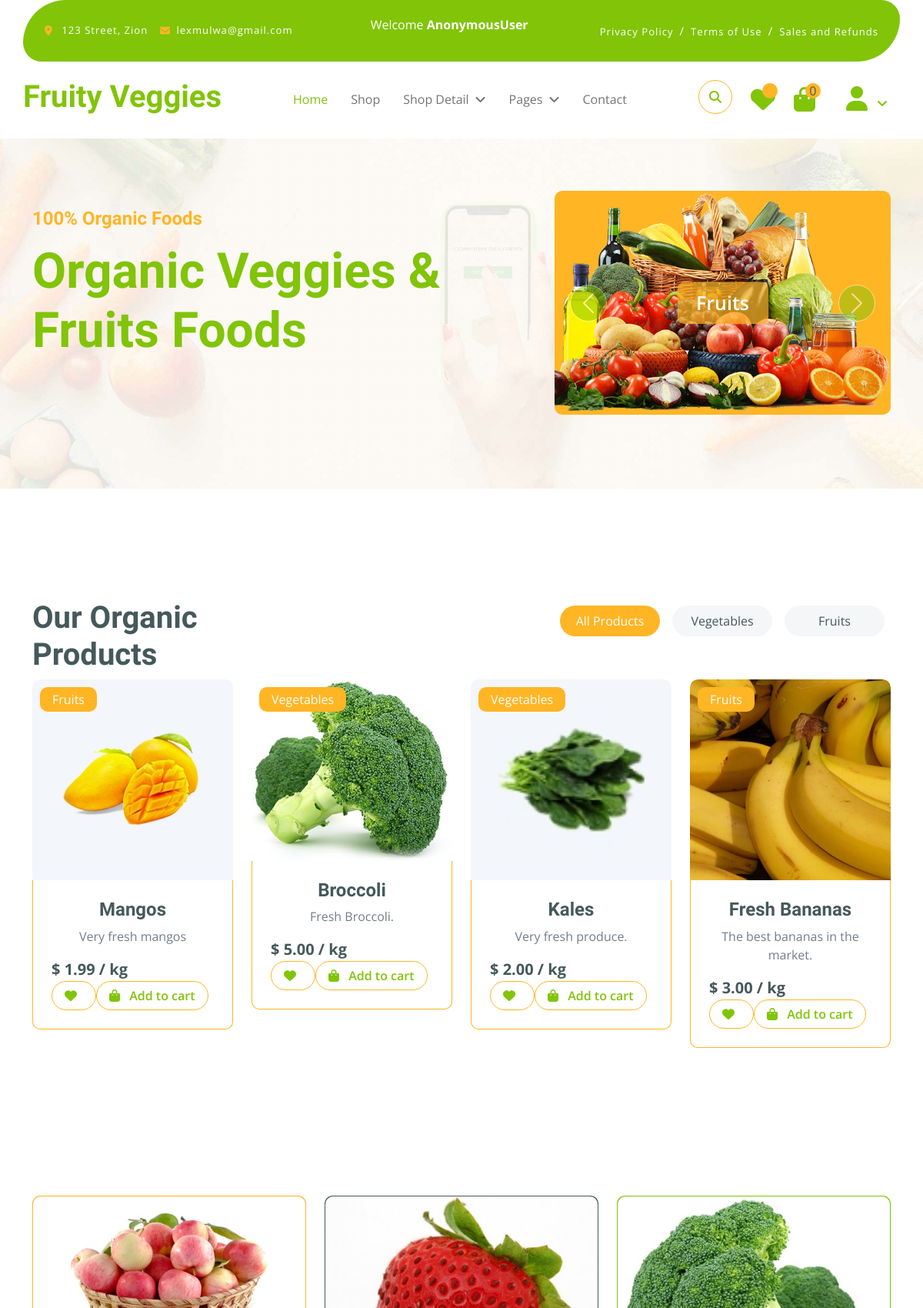
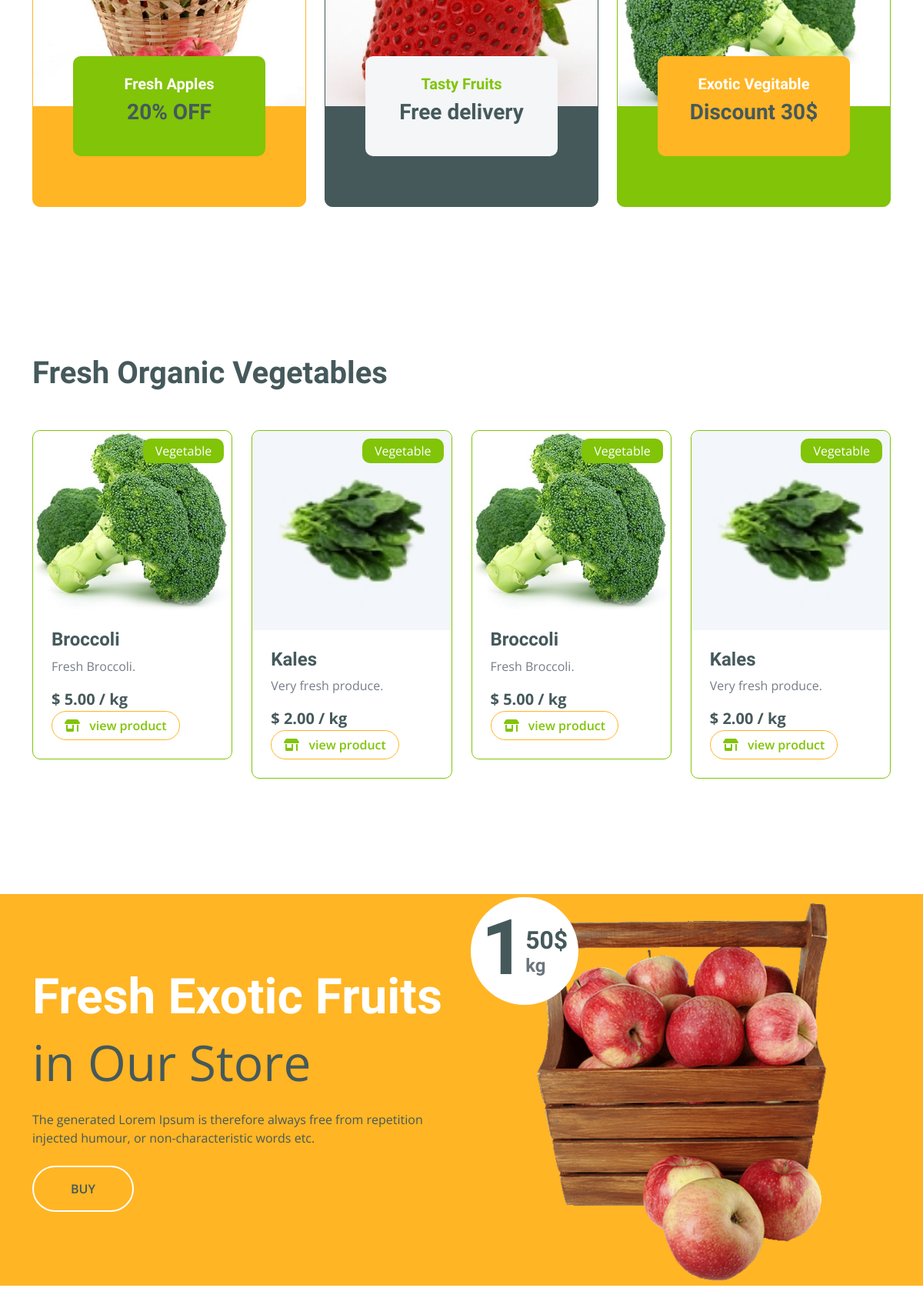
The page / (upper part) on the database its author committed (2 pictures, top to bottom).
### core/models.py (models this page shows, shortened)
class Product(models.Model):
    pid = ShortUUIDField(unique=True, length=10, max_length=20, alphabet="abcdefgh12345")
    user = models.ForeignKey(User, on_delete=models.SET_NULL, null=True)
    category = models.ForeignKey(Category, on_delete=models.SET_NULL, null=True, related_name="category")
    vendor = models.ForeignKey(Vendor, on_delete=models.SET_NULL, null=True, related_name="products")
    tags = TaggableManager(blank=True)
    title = models.CharField(max_length=100, default="Fresh produce")
    image = models.ImageField(upload_to=user_directory_path, default="product.jpg")
    description = models.TextField(null=True, blank=True, default="This is a product")
    price = models.DecimalField(max_digits=999999, decimal_places=2, default="1.99")
    old_price = models.DecimalField(max_digits=999999, decimal_places=2, default="2.99")
    specifications = models.TextField(null=True, blank=True)
    product_status = models.CharField(choices=STATUS ,max_length=20, default="in-review")
    status = models.BooleanField(default=True)
    in_stock = models.BooleanField(default=True)
    featured = models.BooleanField(default=False)
    digital = models.BooleanField(default=False)
    sku = ShortUUIDField(unique=True, length=4, max_length=10, prefix="sku", alphabet="1234567890")
    date = models.DateTimeField(auto_now_add=True)
    updated = models.DateTimeField(null=True, blank=True)
    class Meta:
        ordering = ['-updated', '-created']
    class Meta:
        verbose_name_plural = "Products"
        ordering = ['-date', '-updated']

class Category(models.Model):
    cid = ShortUUIDField(unique=True, length=10, max_length=20, prefix="cat", alphabet="abcdefgh12345")
    title = models.CharField(max_length=100, default="Food")
    image = models.ImageField(upload_to="category", default="category.jpg")
    class Meta:
        verbose_name_plural = "Categories"

### core/views.py (the view)
# urls.py: path('', views.index, name="index"),
def index(request):
    products = Product.objects.filter(product_status = "published", featured = True)
    category_v = Category.objects.filter(title = "Vegetables")
    vegetables = Product.objects.filter(category__title = "Vegetables")
    fruits = Product.objects.filter(category__title = "Fruits")
    categories = Category.objects.all()
    context = {
        'products': products, 'categories': categories, 'vegetables': vegetables, 'fruits': fruits
    }
    return  render(request, 'core/index.html', context)

### templates/core/index.html (shortened to what this page needs)
{% extends 'partials/base.html' %}
{% load static %}
{% block content %}
        <div class="container-fluid py-5 mb-5 hero-header">
            <div class="container py-5">
                <div class="row g-5 align-items-center">
                    <div class="col-md-12 col-lg-7">
                        <h4 class="mb-3 text-secondary">100% Organic Foods</h4>
                        <h1 class="mb-5 display-3 text-primary">Organic Veggies & Fruits Foods</h1>
                    </div>
                    <div class="col-md-12 col-lg-5">
                        <div id="carouselId" class="carousel slide position-relative" data-bs-ride="carousel">
                            <div class="carousel-inner" role="listbox">
                                <div class="carousel-item active rounded">
                                    <img src="{% static 'image/hero-img-1.png' %}" class="img-fluid w-100 h-100 bg-secondary rounded" alt="First slide">
                                    <a href="{% url 'core:fruits' %}" class="btn px-4 py-2 text-white rounded">Fruits</a>
                                </div>
                            </div>
                            <button class="carousel-control-prev" type="button" data-bs-target="#carouselId" data-bs-slide="prev">
                                <span class="carousel-control-prev-icon" aria-hidden="true"></span>
                            </button>
                            <button class="carousel-control-next" type="button" data-bs-target="#carouselId" data-bs-slide="next">
                                <span class="carousel-control-next-icon" aria-hidden="true"></span>
                            </button>
                        </div>
                    </div>
                </div>
            </div>
        </div>
        <div class="container-fluid fruite py-5">
            <div class="container py-5">
                <div class="tab-class text-center">
                    <div class="row g-4">
                        <div class="col-lg-4 text-start">
                            <h1>Our Organic Products</h1>
                        </div>
                        <div class="col-lg-8 text-end">
                            <ul class="nav nav-pills d-inline-flex text-center mb-5">
                                <li class="nav-item">
                                    <a class="d-flex m-2 py-2 bg-light rounded-pill active" data-bs-toggle="pill" href="#tab-1">
                                        <span class="text-dark" style="width: 130px;">All Products</span>
                                    </a>
                                </li>
                                <li class="nav-item">
                                    <a class="d-flex py-2 m-2 bg-light rounded-pill" data-bs-toggle="pill" href="#tab-2">
                                        <span class="text-dark" style="width: 130px;">Vegetables</span>
                                    </a>
                                </li>
                                <li class="nav-item">
                                    <a class="d-flex m-2 py-2 bg-light rounded-pill" data-bs-toggle="pill" href="#tab-3">
                                        <span class="text-dark" style="width: 130px;">Fruits</span>
                                    </a>
                                </li>
                            </ul>
                        </div>
                    </div>
                    <div class="tab-content">
                        <div id="tab-1" class="tab-pane fade show p-0 active">
                            <div class="row g-4">
                                <div class="col-lg-12">
                                    <div class="row g-4">
                                        {% for p in products %}
                                        <div class="col-md-6 col-lg-4 col-xl-3">
                                            <div class="rounded position-relative fruite-item">
                                                <div class="fruite-img">
                                                    <a href="{% url 'core:product' p.pid %}">
                                                        <img src="{{p.image.url}}" class="img-fluid w-100 rounded-top" alt="">
                                                    </a>
                                                </div>
                                                <div class="text-white bg-secondary px-3 py-1 rounded position-absolute" style="top: 10px; left: 10px;">{{p.category.title}}</div>
                                                <div class="p-4 border border-secondary border-top-0 rounded-bottom">
                                                    <a href="{% url 'core:product' p.pid %}">
                                                        <h4>{{p.title}}</h4>
                                                    </a>
                                                    <p>{{p.description}}</p>
                                                    <div class="d-flex justify-content-between flex-lg-wrap">
                                                        <p class="text-dark fs-5 fw-bold mb-0">$
                                                            <span class="current-product-price-{{p.id}}">{{p.price}}</span> / kg</p>
                                                        <div class="d-flex">
                                                            <button data-product-item="{{p.id}}" class="add-to-wishlist btn btn border border-secondary rounded-pill px-3 text-primary">
                                                                <i class="fa fa-heart me-2 text-primary"></i>
                                                            </button>
                                                            <button id="add-to-cart-btn" data-index="{{p.id}}" class="add-to-cart-btn btn border border-secondary rounded-pill px-3 text-primary">
                                                                <i class="fa fa-shopping-bag me-2 text-primary"></i>
                                                                Add to cart
                                                            </button>
                                                        </div>
                                                    </div>
                                                </div>
                                            </div>
                                        </div>
                                        {% endfor %}
                                    </div>
                                </div>
                            </div>
                        </div>
                    </div>
                </div>
            </div>
        </div>
        <div class="container-fluid service py-5">
            <div class="container py-5">
                <div class="row g-4 justify-content-center">
                    <div class="col-md-6 col-lg-4">
                        <a href="#">
                            <div class="service-item bg-secondary rounded border border-secondary">
                                <img src="{% static 'img/featur-1.jpg' %}" class="img-fluid rounded-top w-100" alt="">
                                <div class="px-4 rounded-bottom">
                                    <div class="service-content bg-primary text-center p-4 rounded">
                                        <h5 class="text-white">Fresh Apples</h5>
                                        <h3 class="mb-0">20% OFF</h3>
                                    </div>
                                </div>
                            </div>
                        </a>
                    </div>
                    <div class="col-md-6 col-lg-4">
                        <a href="#">
                            <div class="service-item bg-dark rounded border border-dark">
                                <img src="{% static 'img/featur-2.jpg' %}" class="img-fluid rounded-top w-100" alt="">
                                <div class="px-4 rounded-bottom">
                                    <div class="service-content bg-light text-center p-4 rounded">
                                        <h5 class="text-primary">Tasty Fruits</h5>
                                        <h3 class="mb-0">Free delivery</h3>
                                    </div>
                                </div>
                            </div>
                        </a>
                    </div>
                    <div class="col-md-6 col-lg-4">
                        <a href="#">
                            <div class="service-item bg-primary rounded border border-primary">
                                <img src="{% static 'img/featur-3.jpg' %}" class="img-fluid rounded-top w-100" alt="">
                                <div class="px-4 rounded-bottom">
                                    <div class="service-content bg-secondary text-center p-4 rounded">
                                        <h5 class="text-white">Exotic Vegitable</h5>
                                        <h3 class="mb-0">Discount 30$</h3>
                                    </div>
                                </div>
                            </div>
                        </a>
                    </div>
                </div>
            </div>
        </div>
        <div class="container-fluid vesitable py-5">
            <div class="container py-5">
                <h1 class="mb-0">Fresh Organic Vegetables</h1>
                <div class="owl-carousel vegetable-carousel justify-content-center">
                    {% for v in vegetables %}
                    <div class="border border-primary rounded position-relative vesitable-item">
                        <div class="vesitable-img">
                            <a href="{% url 'core:product' v.pid %}">
                                <img src="{{v.image.url}}" class="img-fluid w-100 rounded-top" alt="">
                            </a>
                        </div>
                        <div class="text-white bg-primary px-3 py-1 rounded position-absolute" style="top: 10px; right: 10px;">Vegetable</div>
                        <div class="p-4 rounded-bottom">
                            <a href="{% url 'core:product' v.pid %}">
                                <h4>{{v.title}}</h4>
                            </a>
                            <p>{{v.description}}</p>
                            <div class="d-flex justify-content-between flex-lg-wrap">
                                <p class="text-dark fs-5 fw-bold mb-0">$
                                    <span>{{v.price}}</span> / kg</p>
                                <a href="{% url 'core:product' v.pid %}" class="btn border border-secondary rounded-pill px-3 text-primary">
                                    <i class="fa fa-shop me-2 text-primary"></i>
                                    view product
                                </a>
                            </div>
                        </div>
                    </div>
                    {% endfor %}
                </div>
            </div>
        </div>
        <div class="container-fluid banner bg-secondary my-1">
            <div class="container py-1">
                <div class="row g-4 align-items-center">
                    <div class="col-lg-6">
                        <div class="py-4">
                            <h1 class="display-3 text-white">Fresh Exotic Fruits</h1>
                            <p class="fw-normal display-3 text-dark mb-4">in Our Store</p>
                            <p class="mb-4 text-dark">The generated Lorem Ipsum is therefore always free from repetition injected humour, or non-characteristic words etc.</p>
                            <a href="#" class="banner-btn btn border-2 border-white rounded-pill text-dark py-3 px-5">BUY</a>
                        </div>
                    </div>
                    <div class="col-lg-6">
                        <div class="position-relative">
                            <img src="{% static 'img/baner-1.png' %}" class="img-fluid w-100 rounded" alt="">
                            <div class="d-flex align-items-center justify-content-center bg-white rounded-circle position-absolute" style="width: 140px; height: 140px; top: 0; left: 0;">
                                <h1 style="font-size: 100px;">1</h1>
                                <div class="d-flex flex-column">
                                    <span class="h2 mb-0">50$</span>
                                    <span class="h4 text-muted mb-0">kg</span>
                                </div>
                            </div>
                        </div>
                    </div>
                </div>
            </div>
        </div>
        <div class="container-fluid py-5">
        </div>
  {% endblock content %}

### rows shown on the page
Product: image (picture), category "Fruits", title "Mangos", description "Very fresh mangos", price "1.99"
Product: image (picture), category "Vegetables", title "Broccoli", description "Fresh Broccoli.", price "5.00"
Product: image (picture), category "Vegetables", title "Kales", description "Very fresh produce.", price "2.00"
Product: image (picture), category "Fruits", title "Fresh Bananas", description "The best bananas in the market.", price "3.00"

### other values the page prints
{{ request.user }} "AnonymousUser"
{{ request.session.cart_data_obj|length }} "0"
